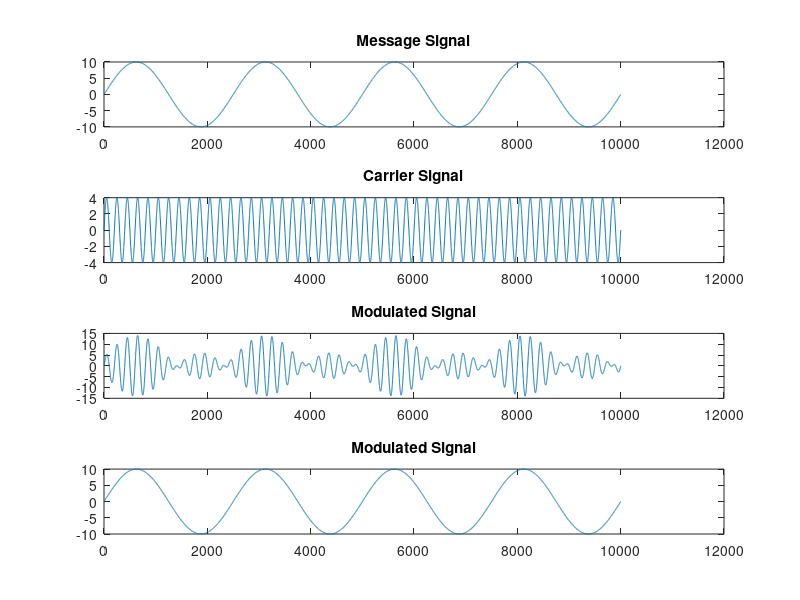

The MATLAB source for this figure:
t = 0:0.0001:1;

% message signal
fm = 4;
am = 10;
ym = am*sin(2*pi*fm*t);

% carrier signal
fc = 50;
ac = 4;
yc = ac*sin(2*pi*fc*t);

% modulation
modulatedSignal = (ac + am*sin(2*pi*fm*t)).*sin(2*pi*fc*t);

% demodulation
demodulatedSignal = modulatedSignal./sin(2*pi*fc*t) - ac;

% plotting
subplot(4, 1, 1);
plot(ym);
title('Message Signal');
subplot(4, 1, 2);
plot(yc);
title('Carrier Signal');
subplot(4, 1, 3);
plot(modulatedSignal);
title('Modulated Signal');
subplot(4, 1, 4);
plot(demodulatedSignal);
title('Modulated Signal');